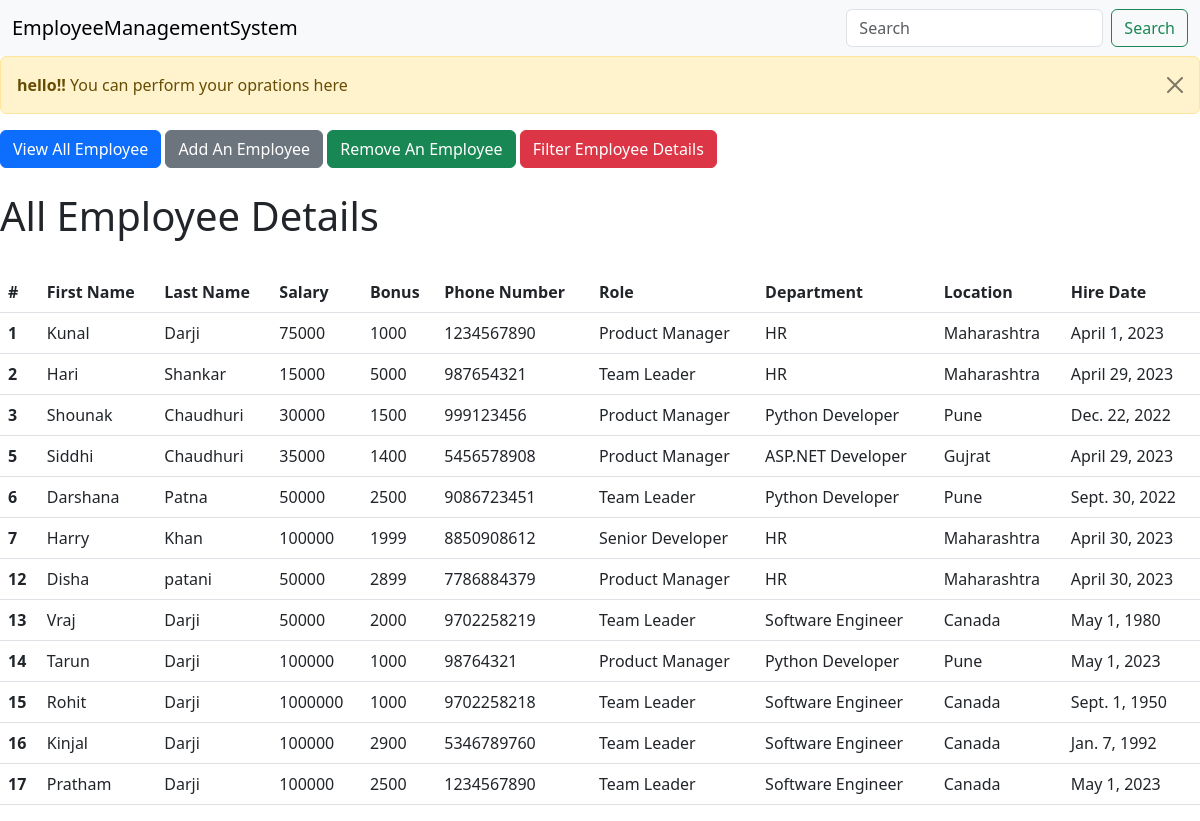
The app's page /all_emp with its own data.
### emp_app/models.py (models this page shows, shortened)
class Employee(models.Model):
   first_name = models.CharField(max_length=50)
   last_name = models.CharField(max_length=50)
   dept = models.ForeignKey(Department, on_delete = models.CASCADE)
   salary = models.IntegerField(default=0)
   bonus = models.IntegerField(default=0)
   role = models.ForeignKey(Role, on_delete = models.CASCADE)
   phone = models.IntegerField(default=0)
   hire_date = models.DateField()

class Role(models.Model):
    name = models.CharField(max_length=50)

class Department(models.Model):
    name = models.CharField(max_length=50)
    locations = models.CharField(max_length=50)

### emp_app/views.py (the view)
# urls.py: path('all_emp', views.all_emp, name = "all_emp"),
def all_emp(request):
    emps = Employee.objects.all()
    context = {
        'emps': emps
    }
    return render(request, template_name='all_emp.html' , context=context)

### emp_app/templates/all_emp.html (shortened to what this page needs)
<!doctype html>
<html lang="en">
  <head>
    <link href="https://cdn.jsdelivr.net/npm/bootstrap@5.3.0-alpha3/dist/css/bootstrap.min.css" rel="stylesheet">
  </head>
    <nav class="navbar bg-body-tertiary ">
        <div class="container-fluid">
          <a class="navbar-brand">EmployeeManagementSystem</a>
          <form class="d-flex" role="search">
            <input class="form-control me-2" type="search" placeholder="Search" aria-label="Search">
            <button class="btn btn-outline-success" type="submit">Search</button>
          </form>
        </div>
      </nav>
      <div class="alert alert-warning alert-dismissible fade show" role="alert">
        <strong>hello!!</strong> You can perform your oprations here
        <button type="button" class="btn-close" data-bs-dismiss="alert" aria-label="Close"></button>
      </div>
      <div>
       <a href="/all_emp"><button type="button" class="btn btn-primary">View All Employee</button></a>
       <a href="/add_emp"><button type="button" class="btn btn-secondary">Add An Employee</button></a>
        <a href="/remove_emp"><button type="button" class="btn btn-success">Remove An Employee</button></a>
        <a href="/filter_emp"><button type="button" class="btn btn-danger">Filter Employee Details</button></a>
    </div>
    <div>
        <br>
        <h1> All Employee Details </h1>
        <br>
        <table class="table text-white bg-dark" >
            <thead>
              <tr>
                <th scope="col">#</th>
                <th scope="col">First Name</th>
                <th scope="col">Last Name</th>
                <th scope="col">Salary</th>
                <th scope="col">Bonus</th>
                <th scope="col">Phone Number</th>
                <th scope="col">Role</th>
                <th scope="col">Department</th>
                <th scope="col">Location</th>
                <th scope="col">Hire Date</th>
              </tr>
            </thead>
            {% for emp in emps %}
            <tbody>
              <tr>
                <th scope="row">{{emp.id}}</th>
                <td>{{emp.first_name}}</td>
                <td>{{emp.last_name}}</td>
                <td>{{emp.salary}}</td>
                <td>{{emp.bonus}}</td>
                <td>{{emp.phone}}</td>
                <td>{{emp.role.name}}</td>
                <td>{{emp.dept.name}}</td>
                <td>{{emp.dept.locations}}</td>
                <td>{{emp.hire_date}}</td>
              </tr>
            </tbody>
            {% endfor %}
          </table>
    </div>
  </body>
</html>

### records on screen
Employee: id "1", first_name "Kunal", last_name "Darji", salary "75000", bonus "1000", phone "1234567890", role.name "Product Manager", dept.name "HR", dept.locations "Maharashtra", hire_date "April 1, 2023"
Employee: id "2", first_name "Hari", last_name "Shankar", salary "15000", bonus "5000", phone "987654321", role.name "Team Leader", dept.name "HR", dept.locations "Maharashtra", hire_date "April 29, 2023"
Employee: id "3", first_name "Shounak", last_name "Chaudhuri", salary "30000", bonus "1500", phone "999123456", role.name "Product Manager", dept.name "Python Developer", dept.locations "Pune", hire_date "Dec. 22, 2022"
Employee: id "5", first_name "Siddhi", last_name "Chaudhuri", salary "35000", bonus "1400", phone "5456578908", role.name "Product Manager", dept.name "ASP.NET Developer", dept.locations "Gujrat", hire_date "April 29, 2023"
Employee: id "6", first_name "Darshana", last_name "Patna", salary "50000", bonus "2500", phone "9086723451", role.name "Team Leader", dept.name "Python Developer", dept.locations "Pune", hire_date "Sept. 30, 2022"
Employee: id "7", first_name "Harry", last_name "Khan", salary "100000", bonus "1999", phone "8850908612", role.name "Senior Developer", dept.name "HR", dept.locations "Maharashtra", hire_date "April 30, 2023"
Employee: id "12", first_name "Disha", last_name "patani", salary "50000", bonus "2899", phone "7786884379", role.name "Product Manager", dept.name "HR", dept.locations "Maharashtra", hire_date "April 30, 2023"
Employee: id "13", first_name "Vraj", last_name "Darji", salary "50000", bonus "2000", phone "9702258219", role.name "Team Leader", dept.name "Software Engineer", dept.locations "Canada", hire_date "May 1, 1980"
Employee: id "14", first_name "Tarun", last_name "Darji", salary "100000", bonus "1000", phone "98764321", role.name "Product Manager", dept.name "Python Developer", dept.locations "Pune", hire_date "May 1, 2023"
Employee: id "15", first_name "Rohit", last_name "Darji", salary "1000000", bonus "1000", phone "9702258218", role.name "Team Leader", dept.name "Software Engineer", dept.locations "Canada", hire_date "Sept. 1, 1950"
Employee: id "16", first_name "Kinjal", last_name "Darji", salary "100000", bonus "2900", phone "5346789760", role.name "Team Leader", dept.name "Software Engineer", dept.locations "Canada", hire_date "Jan. 7, 1992"
Employee: id "17", first_name "Pratham", last_name "Darji", salary "100000", bonus "2500", phone "1234567890", role.name "Team Leader", dept.name "Software Engineer", dept.locations "Canada", hire_date "May 1, 2023"
